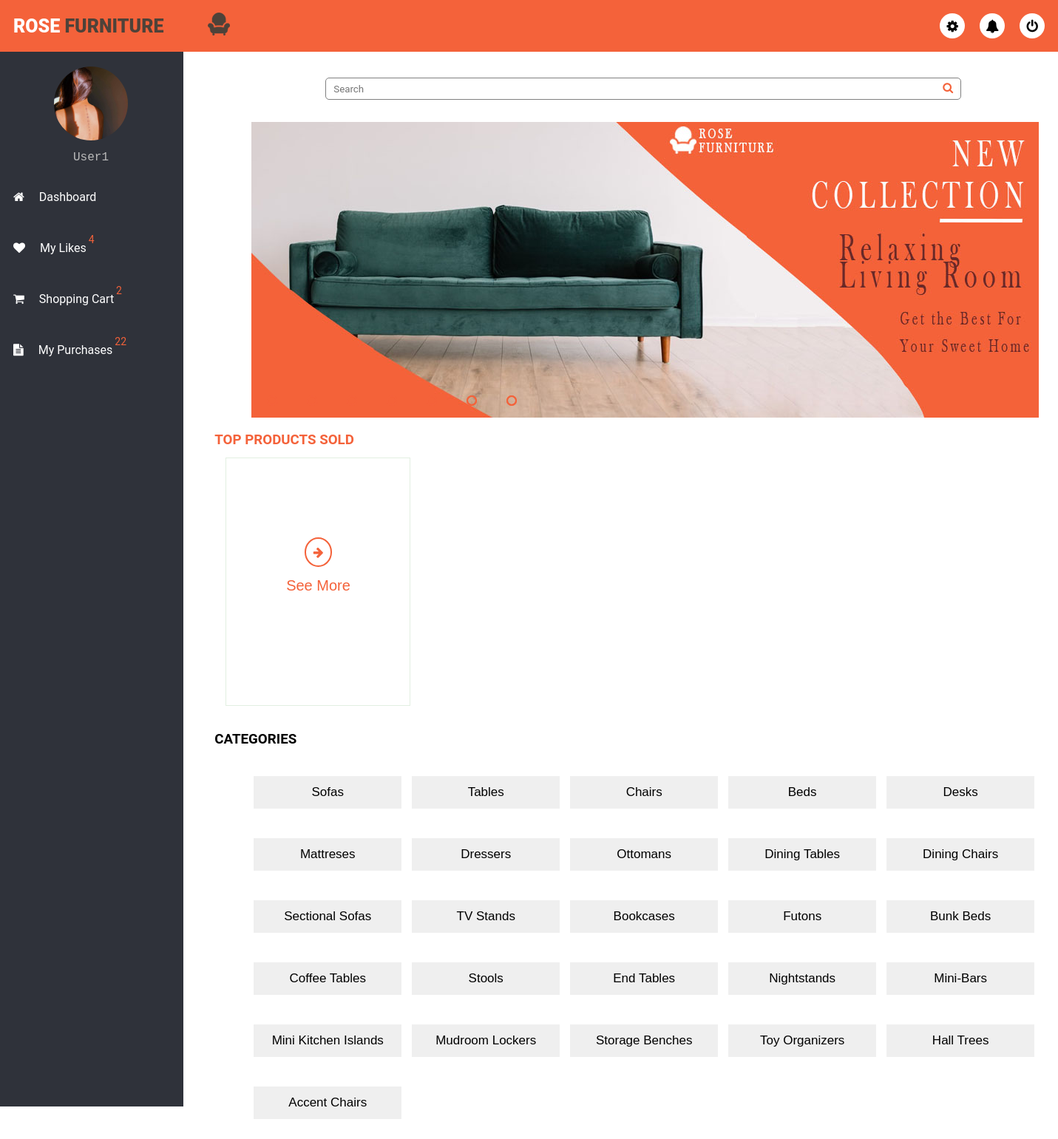
/forms/costumer/dashboard.php (signed in), run on the app's committed database.
### tables this page shows
CREATE TABLE `productcategories` (
  `ProductCategory_ID` int(11) NOT NULL,
  `Product_Category` varchar(100) NOT NULL
);

### server/dashboard_costumer.php (called while the page is built, shortened)
<?php
include "connection/db_conn.php";
$sqlcategory = "SELECT * FROM `productcategories`";
$resultcategory = mysqli_query($conn, $sqlcategory);
?>

### forms/costumer/dashboard.php (the view, shortened to what this page needs)
<?php
include "../../server/connection/db_conn.php";
include "../../server/dashboard_costumer.php";
?>
<!DOCTYPE html>
<html>
<head>
	<link rel="stylesheet" type="text/css" href="../../style/css/costumer/dashboard.css">
</head>
<body>
<?php
if(isset($_SESSION['Username'])){
?>
	<?php include 'navigationbar.php'; ?>
	<div class="main-container">
		<div class="card">
			<section class="feeds">
				<form method="post">
					<input class="search" type="text" name="product" autocomplete="off" placeholder="Search">
					<button class="search-btn" type="submit" name="search"><i id="navbtn" class="fa fa-search" aria-hidden="true"></i></button>
				</form>
					<div class="slider">
						<div class="slides">
					      	<div class="slide first">
				          		<img class="slide-img" src="../../style/assets/posters/Slide1.jpg" alt="">
				        	</div>
					        <div class="navigation-auto">
							    <div class="auto-btn1"></div>
							    <div class="auto-btn2"></div>
							    <div class="auto-btn3"></div>
							    <div class="auto-btn4"></div>
							    <div class="auto-btn5"></div>
							    <div class="auto-btn6"></div>
							    <div class="auto-btn7"></div>
					        </div>
			      		</div>
				        <div class="navigation-manual">
				          	<label for="radio1" class="manual-btn"></label>
				          	<label for="radio2" class="manual-btn"></label>
				          	<label for="radio3" class="manual-btn"></label>
				          	<label for="radio4" class="manual-btn"></label>
				          	<label for="radio5" class="manual-btn"></label>
				          	<label for="radio6" class="manual-btn"></label>
				          	<label for="radio7" class="manual-btn"></label>
						</div>
	        	</div>
	        	<div class="top-products">
	        		<h3>TOP PRODUCTS SOLD</h3>
	        		<div class="wrapper-feeds">
						<div class="item">
							<div class="view_main">
								<div class="view_wrap grid-view" style="display: block;">
									<div class="view_item">
										<div class="vi_right see_more_opt">
											<a href="top_products_sold.php"><i class="fa fa-arrow-right arrow" aria-hidden="true"></i>
											<p class="see_more_name">See More</p></a>
										</div>
									</div>
								</div>
							</div>
						</div>
	        		</div>
	        	</div>
	        	<div class="categories">
	        		<h3>CATEGORIES</h3>
	        		<div class="wrapper-category">
						<div class="view_main-category">
							<div class="view_wrap grid-view" style="display: block;">
								<?php
									while ($row = mysqli_fetch_array($resultcategory)):;
								?>
								<div class="view_item category_details">
									<div class="btn-category">
										<a href="relevance_products.php?search=<?php echo $row['Product_Category']; ?>"><button><?php echo $row['Product_Category']; ?></button></a>
									</div>
								</div>
								<?php
									endwhile;
								?>
							</div>
						</div>
					</div>
	        	</div>
			</section>
		</div>
	</div>
<?php
}else{
	header("Location:../login.php");
	exit();
}
?>
</body>
</html>

### style/css/costumer/dashboard.css (style rules this page uses)
.main-container { width: (100% - 250px); margin-top: 120px; margin-left: 250px; padding: 15px; background-size: cover; transition: 0.3s; }
.main-container { width: (100% - 70px); margin-left: 70px; }
.main-container .card { z-index: 1; width: 83%; height: 1470px; display: flex; margin-top:-70px; margin-left: 15%; margin-bottom: 10px; background: none; }
.main-container .search { border:none; border-radius: 5px; border:1px solid gray; width:860px; height: 30px; margin:40px 150px; outline: none; padding-left: 10px; }
.main-container .search-btn { background: none; color: #f4623a; border: none; margin: 45px -175px; font-size:15px; cursor: pointer; position: absolute; }
.slider { width: 1065px; height: 400px; border-radius: 0px; overflow: hidden; margin-top:50px; margin-left: 50px; border:none border-radius: 0px; margin-top: -10px; }
.slides { width: 500%; height: 500px; display: flex; }
.slide { width: 20%; transition: 2s; }
.slide .slide-img { width: 1065px; height: 400px; }
.navigation-manual { position: absolute; width: 500px; margin-top: -130px; display: flex; justify-content: center; margin-left: -40px; }
.manual-btn { border:2px solid #f4623a; padding: 5px; border-radius: 10px; cursor: pointer; transition: 1s; }
.manual-btn:not(last-child) { margin-right: 40px; }
.navigation-auto { position: absolute; display: flex; width: 500px; justify-content: center; margin-top: 370px; margin-left: -40px; }
.navigation-auto div { border:2px solid #f4623a; padding: 5px; border-radius: 10px; transition: 1s; }
.navigation-auto div:not(last-child) { margin-right:40px; }
.wrapper-feeds { width: 1165px; border: 1px solid none; display: flex; overflow: auto; margin-top: -20px; }
.wrapper-feeds .item { min-width: 260px;; line-height:85px; text-align: center; }
.top-products h3 { margin-left: 0px; color:#f4623a ; }
.vi_right { background:#e2efe1; width: 248.5px; margin-left: -25px; margin-bottom: -25px; }
.grid-view { width: 100%; }
.grid-view .view_item { display: inline-block; border: 1px solid #e2efe1; width: 250px; padding: 25px; text-align: left; margin: 15px 15px; }
.see_more_opt { background: none; padding-bottom: 99px; text-align: center; }
.see_more_name { color: #f4623a; font-size: 20px; font-family: Helvetica; }
.arrow { position: relative; top: 60px; padding: 10px 10px; border-radius: 100%; color: #f4623a; background: none; border: 2px solid #f4623a; }
.wrapper-category { margin-left: 33px; }
.categories h3 { margin-left:0px; color:#000; }
.grid-view .category_details { display: inline-block; border: none; width: 200px; padding: 15px; text-align: center; margin: 5px 5px; text-align: center;; }
.btn-category button { border: none; outline: none; padding: 12px 10px; width: 200px; cursor: pointer; font-size: 17px; font-family: Arial; }

### style/css/costumer/nav_t.css (style rules this page uses)
* { margin: :0; padding: 0; list-style: none; text-decoration: none; box-sizing: border-box; font-family: "Roboto", sans-serif; }
body { background: #fff; }

### data on the page
productcategories: Product_Category "Sofas"
productcategories: Product_Category "Tables"
productcategories: Product_Category "Chairs"
productcategories: Product_Category "Beds"
productcategories: Product_Category "Desks"
productcategories: Product_Category "Mattreses"
productcategories: Product_Category "Dressers"
productcategories: Product_Category "Ottomans"
productcategories: Product_Category "Dining Tables"
productcategories: Product_Category "Dining Chairs"
productcategories: Product_Category "Sectional Sofas"
productcategories: Product_Category "TV Stands"
productcategories: Product_Category "Bookcases"
productcategories: Product_Category "Futons"
productcategories: Product_Category "Bunk Beds"
productcategories: Product_Category "Coffee Tables"
productcategories: Product_Category "Stools"
productcategories: Product_Category "End Tables"
productcategories: Product_Category "Nightstands"
productcategories: Product_Category "Mini-Bars"
productcategories: Product_Category "Mini Kitchen Islands"
productcategories: Product_Category "Mudroom Lockers"
productcategories: Product_Category "Storage Benches"
productcategories: Product_Category "Toy Organizers"
productcategories: Product_Category "Hall Trees"
productcategories: Product_Category "Accent Chairs"

### other printed values
$_SESSION['Username'] "User1"
$costumerlike "4"
$costumercart "2"
$costumerpurchase "22"
